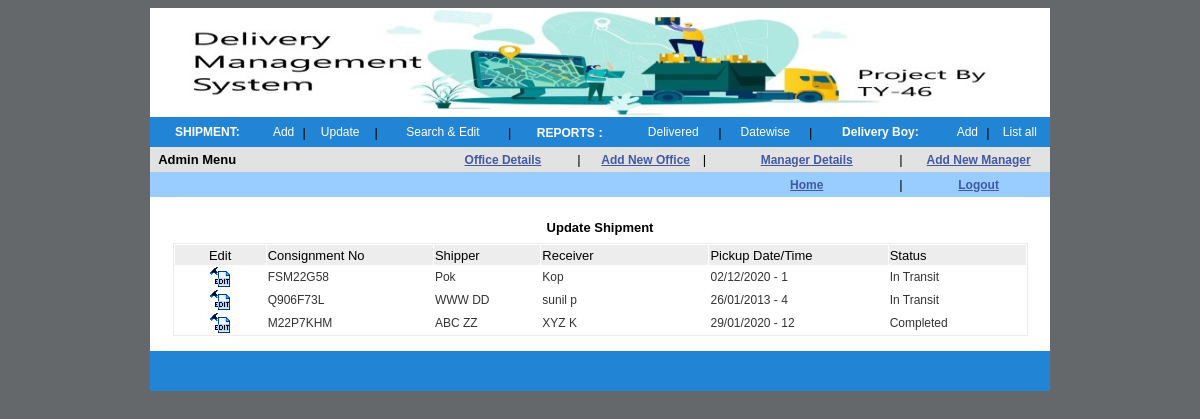
Screenshot of /courier-list.php (signed in) with the database file from the repository.
### tables this page shows
CREATE TABLE `tbl_courier` (
  `cid` int(10) NOT NULL,
  `cons_no` varchar(20) NOT NULL,
  `ship_name` varchar(100) NOT NULL,
  `phone` varchar(12) NOT NULL,
  `s_add` varchar(200) NOT NULL,
  `rev_name` varchar(100) NOT NULL,
  `r_phone` varchar(12) NOT NULL,
  `r_add` varchar(200) NOT NULL,
  `type` varchar(40) NOT NULL,
  `weight` double NOT NULL,
  `invice_no` varchar(20) NOT NULL,
  `qty` int(10) NOT NULL,
  `book_mode` varchar(20) NOT NULL,
  `freight` double NOT NULL,
  `mode` varchar(20) NOT NULL,
  `pick_date` varchar(20) NOT NULL,
  `pick_time` varchar(10) NOT NULL,
  `status` varchar(20) NOT NULL,
  `comments` varchar(250) NOT NULL,
  `book_date` date NOT NULL,
  `delivery_boy_name` text NOT NULL
);

### courier-list.php (the view, shortened to what this page needs)
<?php
require_once 'library.php';
$sql = "SELECT cid, cons_no, ship_name, rev_name, pick_date, pick_time, status
		FROM tbl_courier
		WHERE status != 'Delivered'
		ORDER BY cid DESC
		LIMIT 0, 20";
$result = mysqli_query($dbConn, $sql);
?>
<!DOCTYPE html PUBLIC "-//W3C//DTD HTML 4.01 Transitional//EN" "http://www.w3.org/TR/html4/loose.dtd">
<html>
<head>
    <link href="css/mystyle.css" rel="stylesheet" type="text/css">
    <link href="css/style.css" rel="stylesheet" type="text/css">
</head>
<body>
    <table border="0" cellpadding="0" cellspacing="0" align="center" width="900">
        <tbody>
            <tr>
                <td width="900">
                    <?php require "header.php";
?>
                </td>
            </tr>
            <tr>
                <td bgcolor="#FFFFFF">
                    <table border="0" align="center" width="80%">
                        <tbody>
                            <tr>
                                <td class="LargeBlue" bgcolor="#FFFFFF" align="left">&nbsp;</td>
                            </tr>
                            <tr>
                                <td class="LargeBlue" bgcolor="#FFFFFF" align="left">
                                    <div class="Partext1" align="center"><strong>Update Shipment </strong></div>
                                </td>
                            </tr>
                        </tbody>
                    </table>
                    <table border="0" cellpadding="1" cellspacing="1" align="center" width="95%">
                        <tbody>
                            <tr>
                                <td>
                                </td>
                            </tr>
                        </tbody>
                    </table>
                    <table class="blackbox" border="0" cellpadding="1" cellspacing="1" align="center" width="95%">
                        <tbody>
                            <tr class="BoldRED" bgcolor="#FFFFFF" style="height:20px;">
                                <td class="newtext" bgcolor="#EDEDED" width="6%">
                                    <div align="center">Edit</div>
                                </td>
                                <td class="newtext" bgcolor="#EDEDED" width="10%">Consignment No </td>
                                <td class="newtext" bgcolor="#EDEDED" width="7%">Shipper</td>
                                <td class="newtext" bgcolor="#EDEDED" width="11%">Receiver</td>
                                <td class="newtext" bgcolor="#EDEDED" width="11%">Pickup Date/Time</td>
                                <td class="newtext" bgcolor="#EDEDED" width="9%">Status</td>
                            </tr>
                            <?php
    while ($data = mysqli_fetch_array($result)) {
        extract($data); ?>
                            <tr onMouseOver="this.bgColor='gold';" onMouseOut="this.bgColor='#FFFFFF';" bgcolor="#FFFFFF">
                                <td class="gentxt" align="center">
                                    <a href="edit-courier.php?cid=<?php echo $cid; ?>">
                                        <img src="images/edit_icon.gif" border="0" height="20" width="20"></a>
                                </td>
                                <td class="gentxt"><?php echo $cons_no; ?></td>
                                <td class="gentxt"><?php echo $ship_name; ?></td>
                                <td class="gentxt"><?php echo $rev_name; ?></td>
                                <td class="gentxt"><?php echo $pick_date; ?> - <?php echo $pick_time; ?></td>
                                <td class="gentxt"><?php echo $status; ?></td>
                            </tr>
                            <?php
    }
    ?>
                        </tbody>
                    </table>
                    <br>
                </td>
            </tr>
            <tr>
                <td>
                    <table border="0" cellpadding="0" cellspacing="0" align="center" width="900">
                        <tbody>
                            <tr>
                                <td bgcolor="#2284d5" height="40" width="476">&nbsp;</td>
                                <td bgcolor="#2284d5" width="304">
                                </td>
                            </tr>
                        </tbody>
                    </table>
                </td>
            </tr>
        </tbody>
    </table>
</body>
</html>

### css/mystyle.css (style rules this page uses)
.blackbox { border: 1px solid #EBEBEB; padding: 0px; }
body { font-family: Helvetica, Helvetica, Helvetica, Helvetica; font-size: 13px; background-color: #64686B; }
.gentxt { FONT-SIZE: 12px; TEXT-TRANSFORM: none; COLOR: #333333; FONT-STYLE: normal; FONT-FAMILY: Verdana, Arial; TEXT-DECORATION: none }
.newtext { font-family: Helvetica, Helvetica, Helvetica; font-size: 13px; color: #000000; }
.Partext1 { FONT-SIZE: 13px; LINE-HEIGHT: 17px; FONT-FAMILY: Helvetica, Helvetica, Helvetica; }

### header.php (style rules this page uses)
td { white-space: nowrap; }

### rows the page displays
tbl_courier: cons_no "FSM22G58", ship_name "Pok", rev_name "Kop", pick_date "02/12/2020", pick_time "1", status "In Transit"
tbl_courier: cons_no "Q906F73L", ship_name "WWW DD", rev_name "sunil p", pick_date "26/01/2013", pick_time "4", status "In Transit"
tbl_courier: cons_no "M22P7KHM", ship_name "ABC ZZ", rev_name "XYZ K", pick_date "29/01/2020", pick_time "12", status "Completed"
